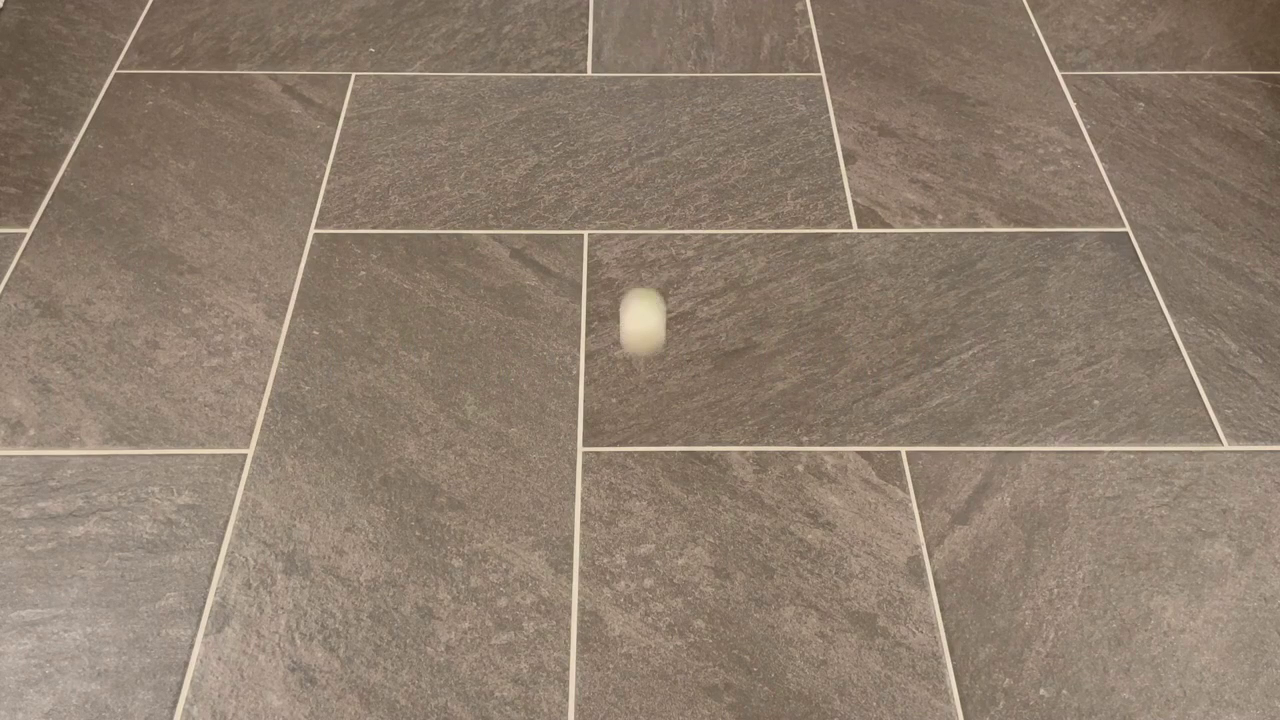
#> input picture frame 32 of Case_4/pingpong_cut_ez.mp4, 1280 x 720 px
$ python dectect_tracking.py
#> lines starting #> are read from the running program, lines starting #| are printed output that depends on the picture; after the words box and inside, x2 and y2 are one past the last pixel; in counts of white or black regions, pixels touching at a corner belong together
#> further down, frame is the input picture: shape (720, 1280, 3); mean B, G, R 109.8, 125.4, 141.9
import cv2 as cv
import numpy as np


# open video clip
cap = cv.VideoCapture('Case_4/pingpong_cut_ez.mp4')
if not cap.isOpened():
    print("Cannot open camera")
    exit()

tracking = 0

def ball_detect(frame):
    # convert to hsv
    hsv = cv.cvtColor(frame, cv.COLOR_BGR2HSV)
#> hsv: shape (720, 1280, 3); mean H, S, V 14.6, 58.6, 141.9
    # yellow filter with inRange function
    low_H = 25
    high_H = 35
    low_S = 0
    high_S = 100
    low_V = 50
    high_V = 255
    mask = cv.inRange(hsv,np.array([low_H, low_S, low_V]),np.array([high_H,high_S,high_V]))
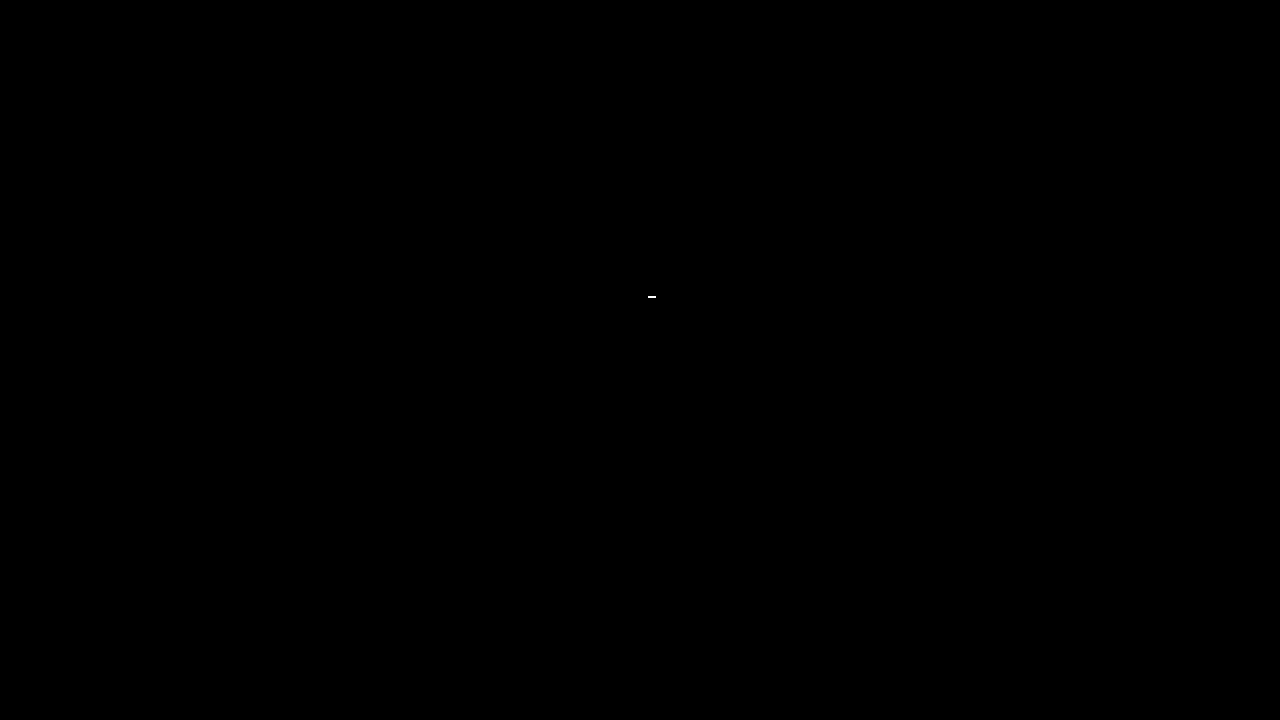
#> mask: shape (720, 1280); 0% white in thin lines or dots, all inside (x1, y1, x2, y2) = (648, 296, 656, 298)

    # noise remove with morphology (optional)
    kernel_ci =  np.array([[0,0,1,0,0],
                        [0,1,1,1,0],
                       [1,1,1,1,1],
                       [0,1,1,1,0],
                       [0,0,1,0,0]], dtype=np.uint8)
    mask = cv.morphologyEx(mask,cv.MORPH_OPEN,kernel_ci,iterations=2)
#> mask: shape (720, 1280); every value is 0
    # find contours
    contours, hierachy = cv.findContours(mask,cv.RETR_EXTERNAL, cv.CHAIN_APPROX_SIMPLE)
#> contours = []
    # detect circle
    min_radius = 30
    max_radius = 60
    balls = np.empty((0, 4),dtype=np.uint8)
    for c in contours:
        (x,y),radius = cv.minEnclosingCircle(c)
        radius = int(radius)
        # print(radius)
        if (radius > min_radius) and (radius < max_radius):
            x,y,w,h = cv.boundingRect(c)
            cv.rectangle(frame,(x,y),(x+w,y+h),(0,255,0),2)
            balls = np.vstack((balls,np.array([x,y,w,h])))
#> this loop made 0 passes
    cv.imshow("bbox",frame)
    # print(balls.shape)
    return balls

# read each frame
while True:
    # read next frame
    ret, frame = cap.read()
    if tracking == 0:
        # detect ball
        balls = ball_detect(frame)
#> balls = empty array
        # if 2 balls are detected -> tracking = 1
        print(balls.shape)
#| (0, 4)
        if balls.shape[0] == 2:
            tracking = 1
    else:
        # get balls ROIs

        # update tracker

        # Draw bounding boxes on image

        # if tracking fail -> detect
        # if balls.shape[0] < 2:
        #     tracking = 0
        pass


    # cv.imshow("first frame", frame)
    k = cv.waitKey(30) & 0xff
#> (key Esc is pressed here)
    if k == 27:
        break
# When everything done, release the capture
cap.release()
cv.destroyAllWindows()
